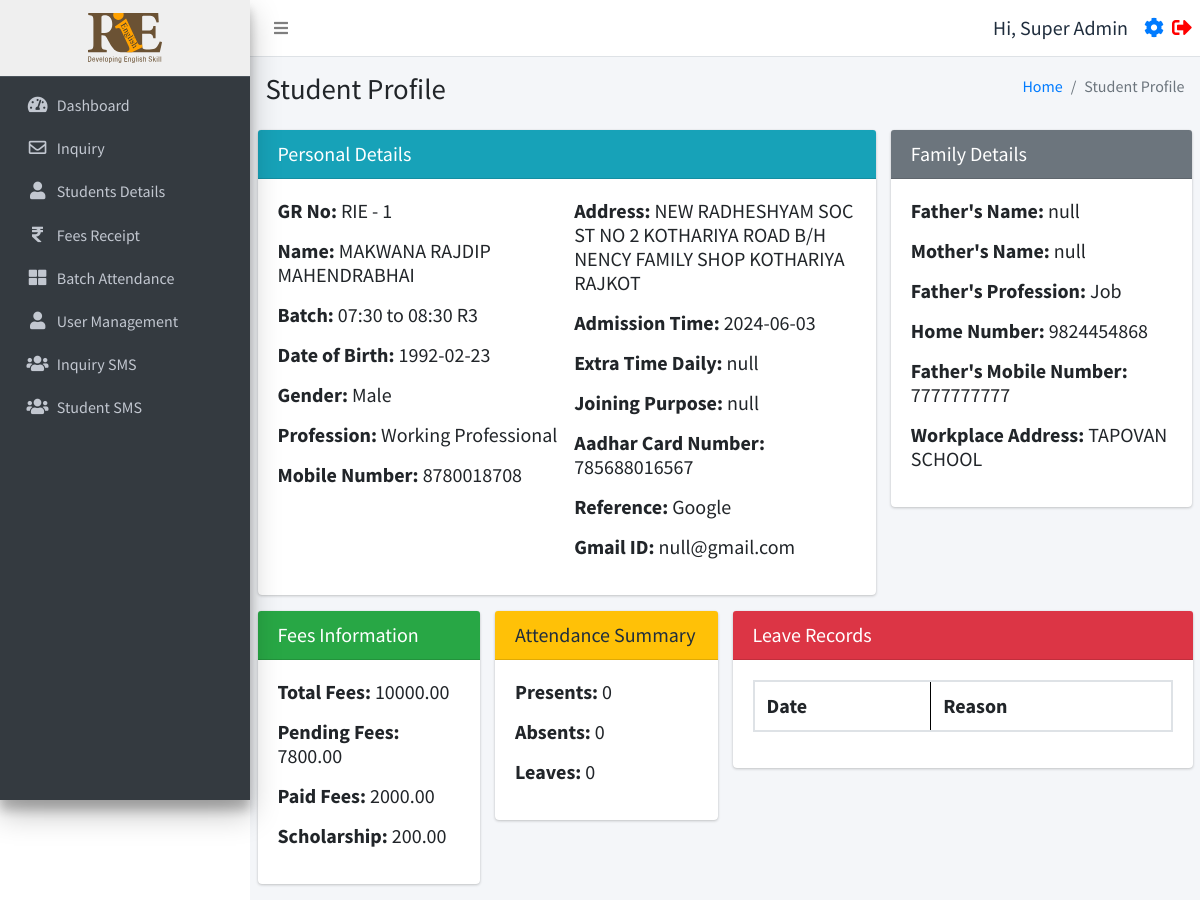
The app's page /student_profile.php?id=1 (signed in) with its own data.
### tables this page shows
CREATE TABLE `users` (
  `id` int(11) NOT NULL,
  `username` varchar(255) NOT NULL,
  `fullname` varchar(255) NOT NULL,
  `email` varchar(255) NOT NULL,
  `mobile` varchar(15) NOT NULL,
  `password` varchar(255) NOT NULL,
  `status` int(11) NOT NULL,
  `created_at` timestamp NOT NULL DEFAULT current_timestamp()
);

CREATE TABLE `studentinfo` (
  `id` int(11) NOT NULL,
  `name` varchar(255) DEFAULT NULL,
  `batch` int(11) DEFAULT NULL,
  `batch_name` varchar(255) DEFAULT NULL,
  `father_name` varchar(255) DEFAULT NULL,
  `mother_name` varchar(255) DEFAULT NULL,
  `dob` date DEFAULT NULL,
  `gender` varchar(50) DEFAULT NULL,
  `mobile_number` varchar(15) DEFAULT NULL,
  `fee_status` int(10) DEFAULT 0,
  `profession` varchar(100) DEFAULT NULL,
  `address` varchar(255) DEFAULT NULL,
  `admission_time` date DEFAULT NULL,
  `due_date` date DEFAULT NULL,
  `created_at` datetime NOT NULL DEFAULT current_timestamp(),
  `pending_fees` int(10) DEFAULT 0,
  `discount` int(10) NOT NULL,
  `total_fees` int(11) NOT NULL,
  `paid_fees` int(11) NOT NULL,
  `father_number` varchar(50) NOT NULL,
  `home_number` varchar(50) NOT NULL,
  `reference` varchar(200) DEFAULT NULL,
  `father_profession` varchar(200) DEFAULT NULL,
  `workplace_address` varchar(255) DEFAULT NULL,
  `aadharcard_number` varchar(20) DEFAULT NULL,
  `joining_purpose` varchar(255) DEFAULT NULL,
  `extratime_daily` varchar(255) DEFAULT NULL,
  `gmail_id` varchar(255) DEFAULT NULL
);

### function.php (called while the page is built, shortened)
<?php
require_once('db.php');
function selectFromTable($tableName, $columns, $whereConditions) {
    global $db;
    try {
        $sql = "SELECT " . implode(', ', $columns) . " FROM $tableName";
        if (!empty($whereConditions)) {
            $sql .= " WHERE " . implode(' AND ', array_map(function ($col, $val) {
                if (is_array($val)) {
                    return "$col IN (:" . implode(", :", array_keys($val)) . ")";
                } else {
                    return "$col = :$col";
                }
            }, array_keys($whereConditions), $whereConditions));
        }
        $stmt = $db->prepare($sql);
        foreach ($whereConditions as $col => $value) {
            if (is_array($value)) {
                foreach ($value as $key => $val) {
                    $stmt->bindValue(":$key", $val);
                }
            } else {
                $stmt->bindValue(":$col", $value);
            }
        }
        $stmt->execute();
        return $stmt->fetchAll(PDO::FETCH_ASSOC);
    } catch (PDOException $e) {
        return false;
    }
}
?>

### student_profile.php (the view, shortened to what this page needs)
<!DOCTYPE html>
<html lang="en">
<head>
  <link rel="stylesheet" href="https://stackpath.bootstrapcdn.com/bootstrap/4.5.2/css/bootstrap.min.css">
</head>
<body>
  <div class="wrapper">
    <?php include ('./header.php'); ?>
    <div class="content-wrapper">
      <div class="content-header">
        <div class="container-fluid">
          <div class="row mb-2">
            <div class="col-sm-6">
              <h1 class="m-0">Student Profile</h1>
            </div>
            <div class="col-sm-6">
              <ol class="breadcrumb float-sm-right">
                <li class="breadcrumb-item"><a href="./dashboard.php">Home</a></li>
                <li class="breadcrumb-item active">Student Profile</li>
              </ol>
            </div>
          </div>
        </div>
      </div>
      <?php
      require_once 'function.php';
      $studentId = isset($_GET['id']) ? intval($_GET['id']) : 0;
      $studentInfo = selectFromTable('studentinfo', ['id', 'name', 'batch_name', 'father_name', 'mother_name', 'dob', 'gender', 'mobile_number', 'profession', 'address', 'admission_time', 'pending_fees', 'discount', 'total_fees', 'paid_fees', 'extratime_daily', 'joining_purpose', 'aadharcard_number', 'workplace_address', 'father_profession', 'reference', 'home_number', 'father_number', 'gmail_id'], ['id' => $studentId])[0];
      $presentCount = 0;
      $absentCount = 0;
      $leaveCount = 0;
      ?>
      <div class="container-fluid">
        <div class="row">
          <div class="col-md-8">
            <div class="card mb-3 h5">
              <div class="card-header bg-info text-white">Personal Details</div>
              <div class="card-body">
                <div class="row">
                  <div class="col-md-6">
                    <p><strong>GR No:</strong> RIE - <?php echo htmlspecialchars($studentInfo['id']); ?></p>
                    <p><strong>Name:</strong> <?php echo htmlspecialchars($studentInfo['name']); ?></p>
                    <p><strong>Batch:</strong> <?php echo htmlspecialchars($studentInfo['batch_name']); ?></p>
                    <p><strong>Date of Birth:</strong> <?php echo htmlspecialchars($studentInfo['dob']); ?></p>
                    <p><strong>Gender:</strong> <?php echo htmlspecialchars($studentInfo['gender']); ?></p>
                    <p><strong>Profession:</strong> <?php echo htmlspecialchars($studentInfo['profession']); ?></p>
                    <p><strong>Mobile Number:</strong> <?php echo htmlspecialchars($studentInfo['mobile_number']); ?>
                    </p>
                  </div>
                  <div class="col-md-6">
                    <p><strong>Address:</strong> <?php echo htmlspecialchars($studentInfo['address']); ?></p>
                    <p><strong>Admission Time:</strong> <?php echo htmlspecialchars($studentInfo['admission_time']); ?>
                    </p>
                    <p><strong>Extra Time Daily:</strong>
                      <?php echo htmlspecialchars($studentInfo['extratime_daily']); ?></p>
                    <p><strong>Joining Purpose:</strong>
                      <?php echo htmlspecialchars($studentInfo['joining_purpose']); ?></p>
                    <p><strong>Aadhar Card Number:</strong>
                      <?php echo htmlspecialchars($studentInfo['aadharcard_number']); ?></p>
                    <p><strong>Reference:</strong> <?php echo htmlspecialchars($studentInfo['reference']); ?></p>
                    <p><strong>Gmail ID:</strong> <?php echo htmlspecialchars($studentInfo['gmail_id']); ?></p>
                  </div>
                </div>
              </div>
            </div>
          </div>
          <div class="col-md-4">
            <div class="card mb-3 h5">
              <div class="card-header bg-secondary text-white">Family Details</div>
              <div class="card-body">
                <p><strong>Father's Name:</strong> <?php echo htmlspecialchars($studentInfo['father_name']); ?></p>
                <p><strong>Mother's Name:</strong> <?php echo htmlspecialchars($studentInfo['mother_name']); ?></p>
                <p><strong>Father's Profession:</strong>
                  <?php echo htmlspecialchars($studentInfo['father_profession']); ?></p>
                <p><strong>Home Number:</strong> <?php echo htmlspecialchars($studentInfo['home_number']); ?></p>
                <p><strong>Father's Mobile Number:</strong>
                  <?php echo htmlspecialchars($studentInfo['father_number']); ?></p>
                <p><strong>Workplace Address:</strong>
                  <?php echo htmlspecialchars($studentInfo['workplace_address']); ?></p>
              </div>
            </div>
          </div>
        </div>
        <div class="row">
          <div class="col-md-3">
            <div class="card mb-3 h5">
              <div class="card-header bg-success text-white">Fees Information</div>
              <div class="card-body">
                <p><strong>Total Fees:</strong> <?php echo htmlspecialchars($studentInfo['total_fees']); ?>.00</p>
                <p><strong>Pending Fees:</strong> <?php echo htmlspecialchars($studentInfo['pending_fees']); ?>.00</p>
                <p><strong>Paid Fees:</strong> <?php echo htmlspecialchars($studentInfo['paid_fees']); ?>.00</p>
                <p><strong>Scholarship:</strong> <?php echo htmlspecialchars($studentInfo['discount']); ?>.00</p>
              </div>
            </div>
          </div>
          <div class="col-md-3">
            <div class="card mb-3 h5">
              <div class="card-header bg-warning text-white">Attendance Summary</div>
              <div class="card-body">
                <p><strong>Presents:</strong> <?php echo $presentCount; ?></p>
                <p><strong>Absents:</strong> <?php echo $absentCount; ?></p>
                <p><strong>Leaves:</strong> <?php echo $leaveCount; ?></p>
              </div>
            </div>
          </div>
          <div class="col-md-6">
            <div class="card mb-3 h5">
              <div class="card-header bg-danger text-white">Leave Records</div>
              <div class="card-body">
                <div style="overflow-y: auto; max-height: 20vh; position: sticky; top: 0;">
                  <table class="table">
                    <thead>
                      <tr>
                        <th>Date</th>
                        <th style="border: 1px solid black; position: sticky; top: 0; background-color: white;">Reason</th>
                      </tr>
                    </thead>
                  </table>
                </div>
              </div>
            </div>
          </div>
        </div>
      </div>
      <?php include ('./footer.php'); ?>

### header.php (shortened to what this page needs)
<?php
require_once 'db.php';
require_once ('function.php');
$user = selectFromTable('users', ['*'], ['id' => $_SESSION['user_id']]);
$user = $user[0];
$isFaculty = isset($_SESSION['user_status']) && $_SESSION['user_status'] === 'faculty';
$isAdmin = isset($_SESSION['user_status']) && $_SESSION['user_status'] === 'admin';
?>
<!DOCTYPE html>
<html lang="en">
<head>
  <link rel="stylesheet" href="./plugins/fontawesome-free/css/all.min.css">
  <link rel="stylesheet" href="https://code.ionicframework.com/ionicons/2.0.1/css/ionicons.min.css">
  <link rel="stylesheet" href="./plugins/icheck-bootstrap/icheck-bootstrap.min.css">
  <link rel="stylesheet" href="https://cdn.datatables.net/1.10.19/css/dataTables.bootstrap4.min.css">
  <link rel="stylesheet" href="./asset/css/adminlte.min.css">
  <link rel="stylesheet" href="./asset/css/style.css">
</head>
<body class="hold-transition sidebar-mini layout-fixed">
  <div class="wrapper">
    <nav class="main-header navbar navbar-expand navbar-white navbar-light sticky-top">
      <ul class="navbar-nav">
        <li class="nav-item">
          <a class="nav-link" data-widget="pushmenu" href="#" role="button"><i class="fas fa-bars"></i></a>
        </li>
      </ul>
      <ul class="navbar-nav ml-auto">
        <li class="nav-item d-flex align-items-center">
          <span class="mr-3" style="font-size:20px;">Hi, <?php echo $user['fullname']; ?></span>
          <a href="./profile.php" style="font-size:20px;" class="d-block mr-2"><i class="fas fa-cog"></i></a>
          <a href="./logout.php" style="font-size:20px;"><i class="fas fa-sign-out-alt" style="color:red"></i></a>
        </li>
      </ul>
    </nav>
    <aside class="main-sidebar sidebar-dark-primary elevation-4">
      <?php if ($_SESSION['user_status'] === 'faculty'): ?>
        <a href="./batch.php" class="brand-link" style="text-align:center;background:#efefef;">
        <?php else: ?>
          <a href="./dashboard.php" class="brand-link" style="text-align:center;background:#efefef;">
          <?php endif; ?>
          <img src="./asset/img/logo.svg" alt="RIE logo Logo" style="height:50px;">
        </a>
        <div class="sidebar">
          <nav class="mt-2">
            <ul class="nav nav-pills nav-sidebar flex-column" data-widget="treeview" role="menu" data-accordion="false">
              <?php if (!$isFaculty): ?>
                <li class="nav-item">
                  <a href="./dashboard.php" class="nav-link
            <?php if (strpos($_SERVER['REQUEST_URI'], 'dashboard.php') !== false) {
              echo "active";
            } ?>">
                    <i class="nav-icon fas fa-tachometer-alt"></i>
                    <p>
                      Dashboard
                    </p>
                  </a>
                </li>
                <li class="nav-item">
                  <a href="./inquiry.php" class="nav-link
            <?php if (strpos($_SERVER['REQUEST_URI'], 'inquiry.php') !== false) {
              echo "active";
            } ?>">
                    <i class="nav-icon far fa-envelope"></i>
                    <p>
                      Inquiry
                    </p>
                  </a>
                <li class="nav-item">
                  <a href="./studentsdetails.php" class="nav-link
            <?php if (strpos($_SERVER['REQUEST_URI'], 'studentsdetails.php') !== false) {
              echo "active";
            } ?>">
                    <i class="nav-icon fas fa-user"></i>
                    <p>
                      Students Details
                    </p>
                  </a>
                </li>
                <li class="nav-item">
                  <a href="./fees.php" class="nav-link
            <?php if (strpos($_SERVER['REQUEST_URI'], 'fees.php') !== false) {
              echo "active";
            } ?>">
                    <i class="nav-icon fas fa-rupee-sign"></i>
                    <p>
                      Fees Receipt
                    </p>
                  </a>
                </li>
              <?php endif; ?>
              <li class="nav-item">
                <a href="./batch.php" class="nav-link
            <?php if (strpos($_SERVER['REQUEST_URI'], 'batch.php') !== false) {
              echo "active";
            } ?>">
                  <i class="nav-icon fas fa-th-large"></i>
                  <p>
                    Batch Attendance
                  </p>
                </a>
              </li>
              <?php if (!$isFaculty && !$isAdmin): ?>
                <li class="nav-item">
                  <a href="./user_management.php" class="nav-link
            <?php if (strpos($_SERVER['REQUEST_URI'], 'user_management.php') !== false) {
              echo "active";
            } ?>">
                    <i class="nav-icon fas fa-user"></i>
                    <p>
                      User Management
                    </p>
                  </a>
                </li>
              <?php endif; ?>
              <?php if (!$isFaculty): ?>
                <li class="nav-item">
                  <a href="./inquirysms.php" class="nav-link
            <?php if (strpos($_SERVER['REQUEST_URI'], 'inquirysms.php') !== false) {
              echo "active";
            } ?>">
                    <i class="nav-icon fas fa-users"></i>
                    <p>
                      Inquiry SMS
                    </p>
                  </a>
                </li>
                <li class="nav-item">
                  <a href="./studentsms.php" class="nav-link
            <?php if (strpos($_SERVER['REQUEST_URI'], 'studentsms.php') !== false) {
              echo "active";
            } ?>">
                    <i class="nav-icon fas fa-users"></i>
                    <p>
                      Student SMS
                    </p>
                  </a>
                </li>
              <?php endif; ?>
            </ul>
          </nav>
        </div>
    </aside>

### header.php (style rules this page uses)
table thead tr { border: 2px solid #dee2e6 }
table thead { position: sticky; top: 0; background-color: white; }

### records on screen
users: fullname "Super Admin"
studentinfo: id "1", name "MAKWANA RAJDIP MAHENDRABHAI", batch_name "07:30 to 08:30 R3", dob "1992-02-23", gender "Male", profession "Working Professional", mobile_number "8780018708", address "NEW RADHESHYAM SOC ST NO 2 KOTHARIYA ROAD B/H NENCY FAMILY SHOP KOTHARIYA RAJKOT", admission_time "2024-06-03", extratime_daily "null", joining_purpose "null", aadharcard_number "785688016567", reference "Google", gmail "null@gmail.com", father_name "null", mother_name "null", father_profession "Job", home_number "9824454868", father_number "7777777777", workplace_address "TAPOVAN SCHOOL", total_fees "10000", pending_fees "7800", paid_fees "2000", discount "200"

### other values on screen
$presentCount "0"
$absentCount "0"
$leaveCount "0"
